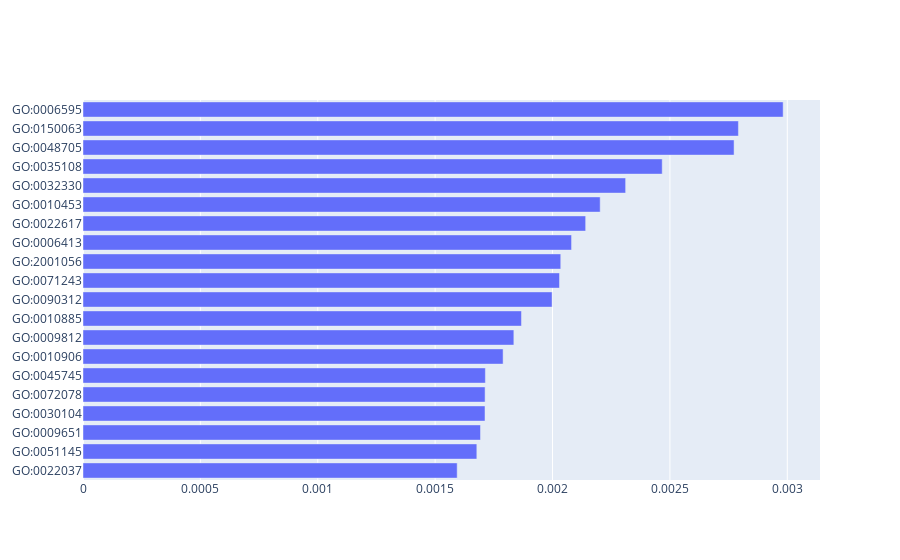

Notebook source saved alongside this figure:
### Code cell
labels_ov = np.flip(np.array(leaves)[torch.argsort(layer0_ov_attr.cpu(), descending=True)][:20])

sankey_node_fullname_ov = go_name_converter(labels_ov, go_dag)

fig = go.Figure(go.Bar(
            x=layer0_ov_attr[torch.argsort(layer0_ov_attr.cpu(), descending=True)][:20].cpu().flip(0),
            y=labels_ov,
            customdata=sankey_node_fullname_ov,
            hovertemplate = "%{y}: %{customdata}<extra></extra>",
            orientation='h'))

fig.write_html("OV_barplot_level0.html")
fig.show()

### Figure 1 — Plotly figure (JSON) as saved in the notebook; plotly's stock layout.template omitted (floating-point values rounded to 4 significant figures)
{"data": [{"customdata": ["metencephalon development", "smooth muscle cell differentiation", "response to salt stress", "GO:0030104", "nephron tubule morphogenesis", "positive regulation of G protein-coupled receptor signaling pathway", "regulation of glucose metabolic process", "flavonoid metabolic process", "regulation of cholesterol storage", "positive regulation of protein deacetylation", "cellular response to arsenic-containing substance", "positive regulation of cysteine-type endopeptidase activity", "translational initiation", "extracellular matrix disassembly", "regulation of cell fate commitment", "regulation of chondrocyte differentiation", "limb morphogenesis", "skeletal system morphogenesis", "visual system development", "polyamine metabolic process"], "hovertemplate": "%{y}: %{customdata}<extra></extra>", "orientation": "h", "type": "bar", "x": [0.001594, 0.001678, 0.001693, 0.001712, 0.001713, 0.001714, 0.001789, 0.001835, 0.001868, 0.001998, 0.00203, 0.002035, 0.002081, 0.002141, 0.002203, 0.002311, 0.002467, 0.002773, 0.002792, 0.002982], "y": ["GO:0022037", "GO:0051145", "GO:0009651", "GO:0030104", "GO:0072078", "GO:0045745", "GO:0010906", "GO:0009812", "GO:0010885", "GO:0090312", "GO:0071243", "GO:2001056", "GO:0006413", "GO:0022617", "GO:0010453", "GO:0032330", "GO:0035108", "GO:0048705", "GO:0150063", "GO:0006595"]}], "layout": {}}
